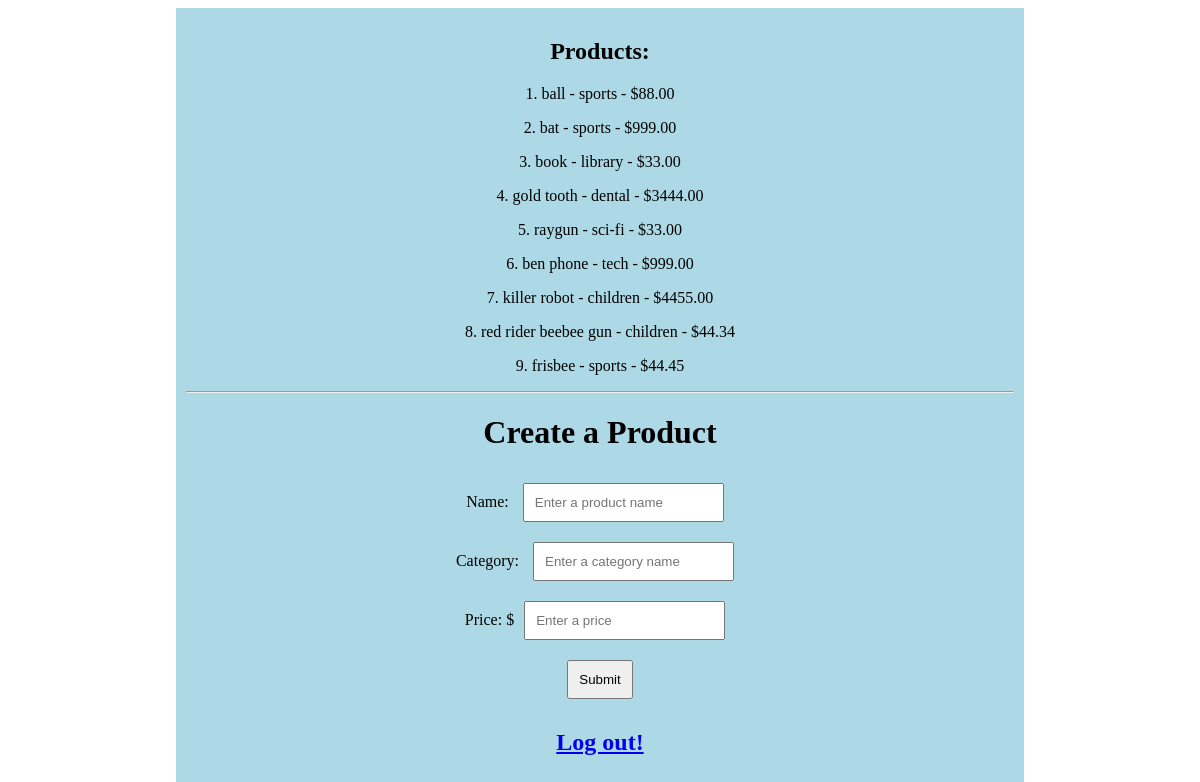
/home/ (signed in), run on an earlier commit of the app's database.
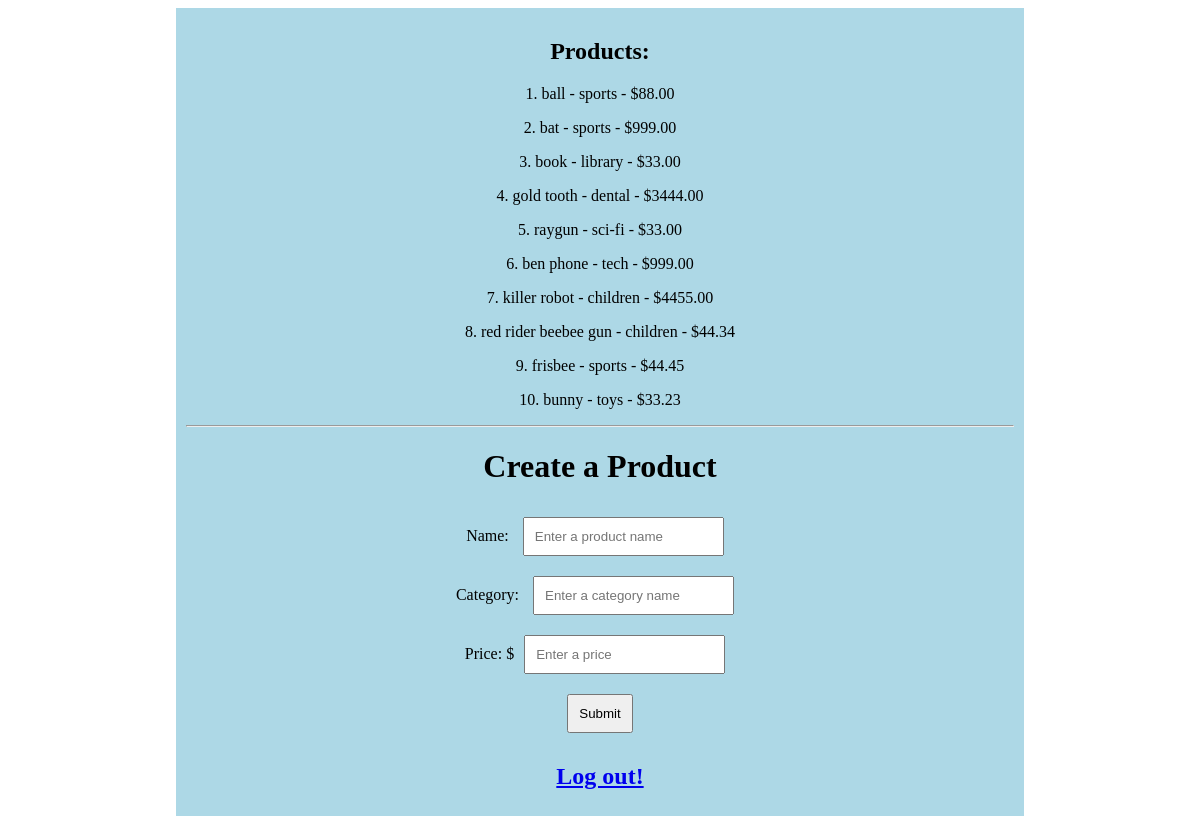
And on a later commit of the database.
### products_app/models.py (models this page shows)
class Product(models.Model):
    name = models.CharField(max_length=200)
    category = models.CharField(max_length=200)
    price = models.DecimalField(decimal_places=2, max_digits=10)
    class Meta:
        verbose_name_plural = 'products'

### products_app/views.py (the view)
# urls.py: url(r'^home/', views.list_products, name='list_products'),
def list_products(request):
    if not request.user.is_authenticated:
        return render(request, 'products_app/login.html', {'page_info': 'You must login to view products.'})
    return render(request, 'products_app/list_products.html', {
        'products_list': models.Product.objects.all()
        })

### products_app/templates/products_app/list_products.html (shortened to what this page needs)
{% load static %}
<!DOCTYPE html>
<html>
  <head>
    <link rel="stylesheet" type="text/css" href="{% static 'main.css' %}">
  </head>
  <body>
    <div class="wrapper">
      <div class="content">
				<h2>Products:</h2>
					{% for product in products_list %}
						<p>{{ forloop.counter }}. {{ product.name }} - {{product.category}} - ${{product.price}}</p>
					{% endfor %}
					<hr />
				<h1> Create a Product </h1>
				<form class="" action="{% url 'create_a_product' %}'" method="post">
				  Name: <input type="text" name="product_name" value="" placeholder="Enter a product name"><br />
				  Category: <input type="text" name="product_category" value="" placeholder="Enter a category name"><br />
				  Price: $<input type="text" name="product_price" value="" placeholder="Enter a price"><br />
				  <button type="submit" name="button">Submit</button>
				</form>
				<h2><a href="{% url 'logout' %}">Log out!</a></h2>
      </div>
    </div>
    <br />
  </body>
</html>

What changed in the data, as far as the page shows it:
added Product: name "bunny", category "toys", price "33.23"
